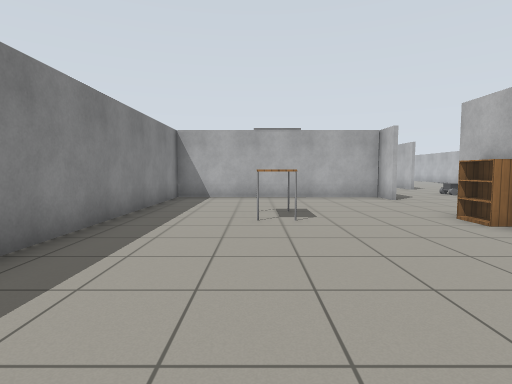
View 1 (above)

16 first-person views from a walk through a world built for the Gazebo simulator. The camera is 1 m above the floor, tilts 4° down and sees 80° across. The floor is counted in squares, 1 m on a side. Each view is taken from the middle of a square. On the plan, view 1 faces up. The plan holds only what a view shows up to about 12 squares ahead; the rest is blank. Gazebo's built-in surfaces are drawn with simple patterns. Simple shapes stand in for some stock models.

View 2
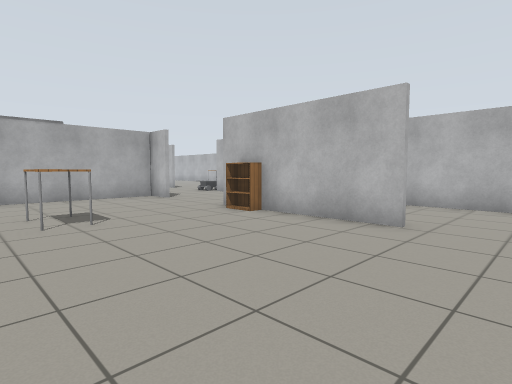

View 3
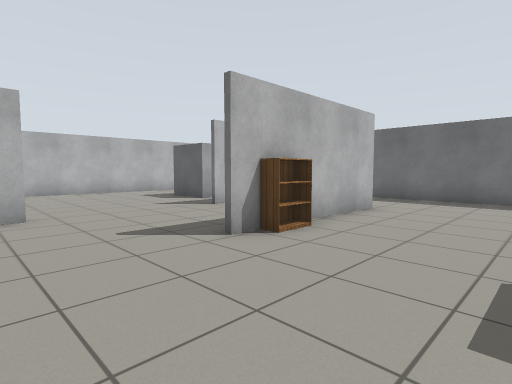

View 4
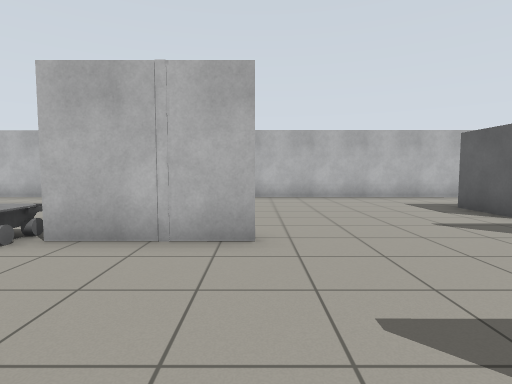

View 5
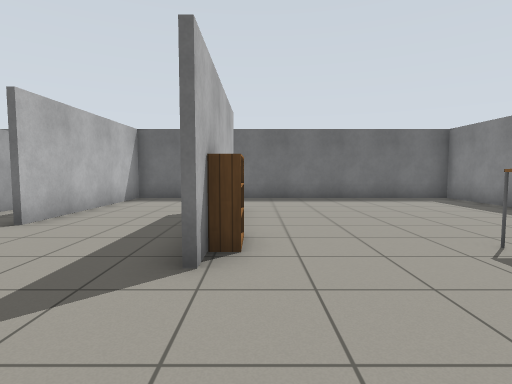

View 6
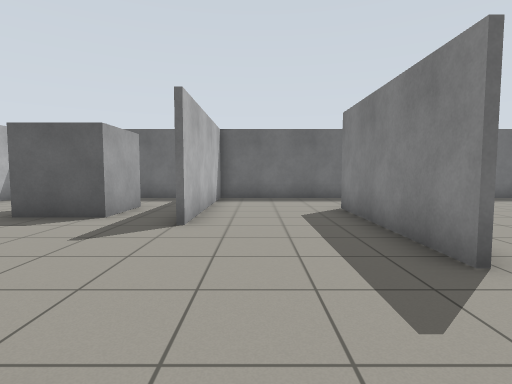

View 7
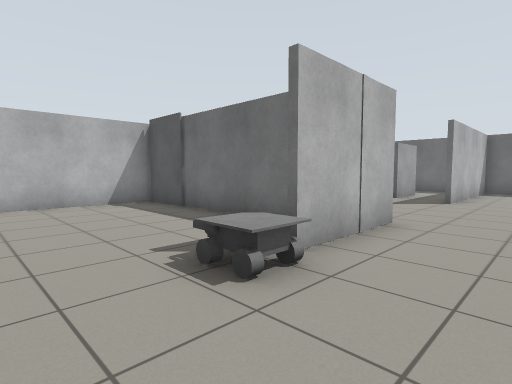

View 8
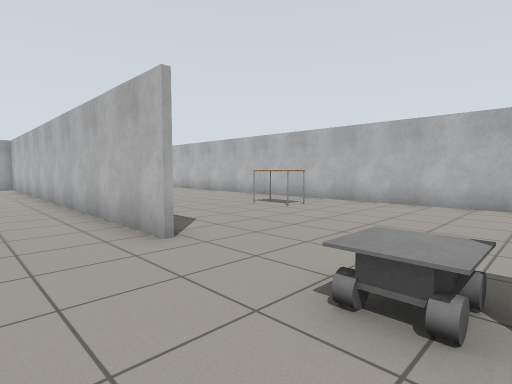

View 9
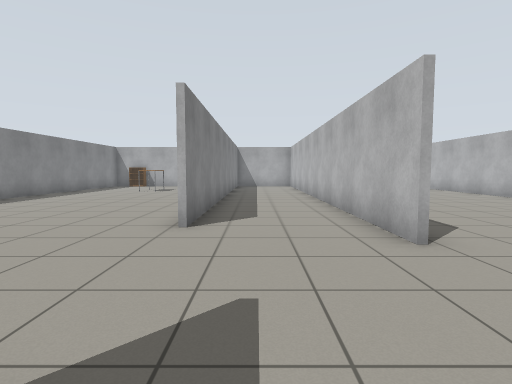

View 10
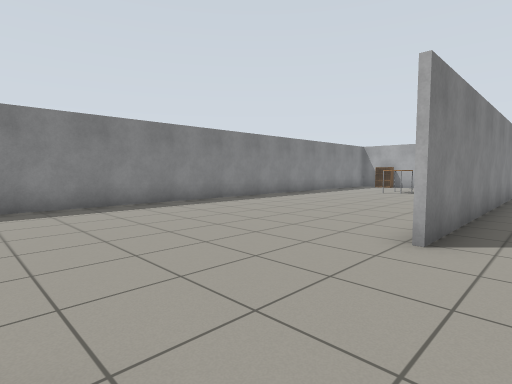

View 11
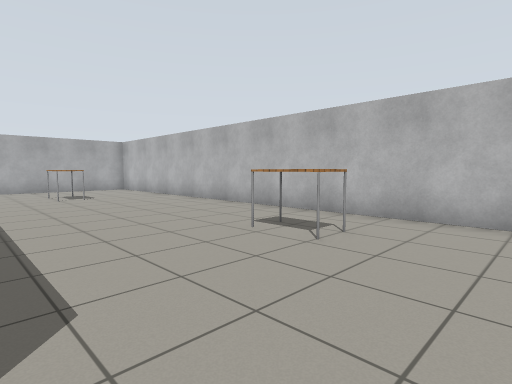

View 12
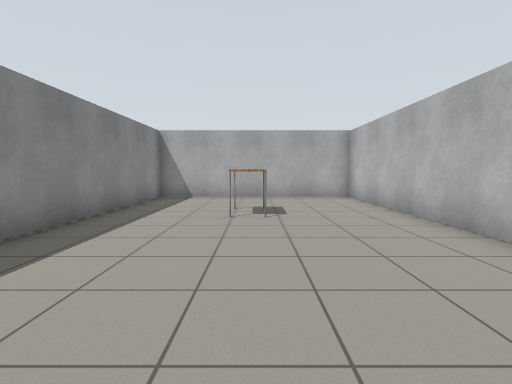

View 13
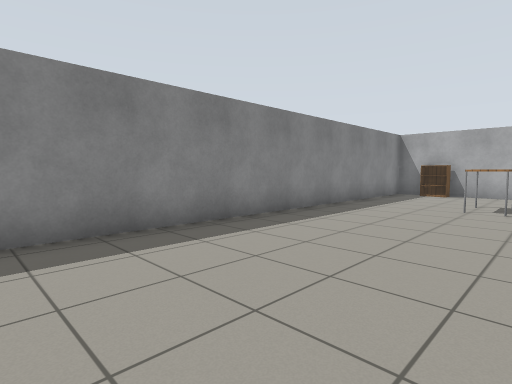

View 14
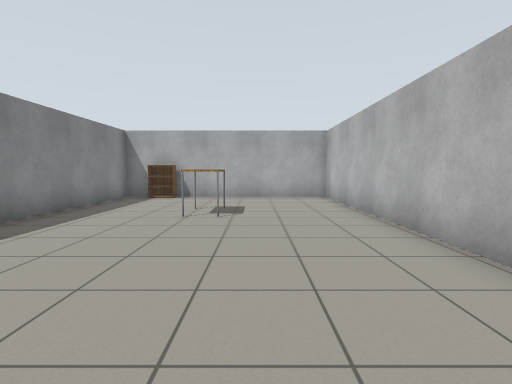

View 15
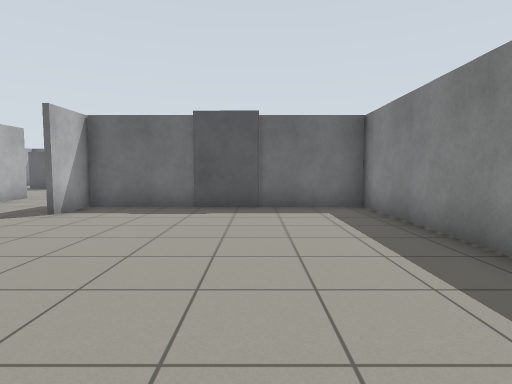

View 16
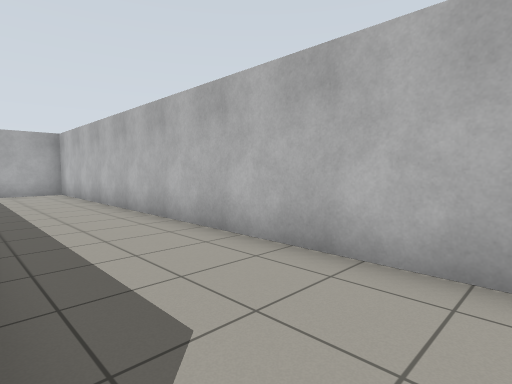

### Floor plan
Points are (right, up) in squares from view 1. A wall is a line through its corners. A room is listed if a view was taken in it or the views show most of it. See-through windows are left out.
Room 1 (views 1, 2, 3, 4, 5, 6)
walls: (4.8, 7) (4.7, 1.9); (4.6, 1.9) (4.6, 7); (8.2, 8.9) (8.2, 11.6); (8.3, 0.8) (8.3, 4.5); (4.6, 10.3) (4.6, 13.2); (4.7, 11.5) (-2.9, 11.5); (9.9, -1.2) (11.3, -1.2); (-3, 1.8) (-3, -1.1) (8.1, -1.2) (8.2, 4.5); (15.5, -0.5) (15.5, 10.5); (-3, 11.9) (-3, 3.4)
ways out: opening at (6.5, 11) to room 2
objects: table (0, 6) to (1, 7); grey box (1, 12); bookshelf (4, 6); other object (10, 2) to (10, 3); other object (12, 3); grey box (14, 10)
Room 2 (views 7, 8, 9, 10, 11, 12, 13, 14, 15, 16)
walls: (4.6, 23) (4.7, 31.5) (-2.9, 31.6) (-3, 11.9); (8.2, 16) (8.2, 30.9); (4.8, 26.8) (4.8, 17.3); (7.6, 31.5) (6.2, 31.5); (1.7, 11.6) (4.6, 11.6); (9.7, 10.4) (13.4, 10.4); (15.5, 10.5) (15.5, 31.5) (8.4, 31.5) (8.4, 24.3); (-3.1, 11.6) (-0.1, 11.6)
ways out: opening at (6.5, 11) to room 1
objects: bookshelf (-2, 31) to (-1, 31); table (1, 27) to (1, 28); other object (8, 12) to (9, 13); table (12, 27) to (12, 28); table (13, 18) to (13, 19)

Positions as (right, up) in squares from view 1, and headings:
1: (0, 0), facing up
2: (-1, 0), facing up-right
3: (1, 10), facing down-right
4: (4, 9), facing right
5: (4, 10), facing down
6: (7, 10), facing down
7: (6, 15), facing down-right
8: (6, 12), facing up-right
9: (6, 12), facing up
10: (6, 13), facing up-left
11: (9, 15), facing up-right
12: (12, 20), facing up
13: (2, 18), facing up-left
14: (2, 20), facing up
15: (0, 20), facing down
16: (5, 17), facing up-right
